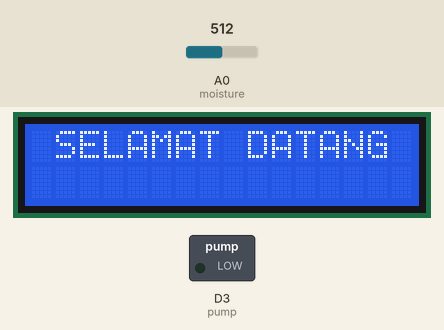
Simulated run of this sketch. Board: ESP8266 (NodeMCU). Parts: 16×2 character LCD, switched loads named in the sketch (green lamp = pin HIGH). Inputs (shaded band) come from the test bench; at power-on: A0 (moisture) = 512. WiFi joins after 1.5 s; servers stay silent unless stated; what the sketch prints to the serial monitor is not drawn.

Above: at 7.7 s.
At 11.8 s:
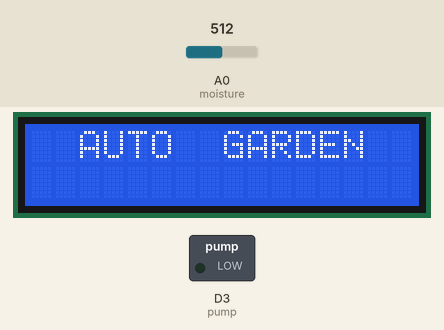
11.9 s: A0 (moisture) set to 716
At 12.7 s:
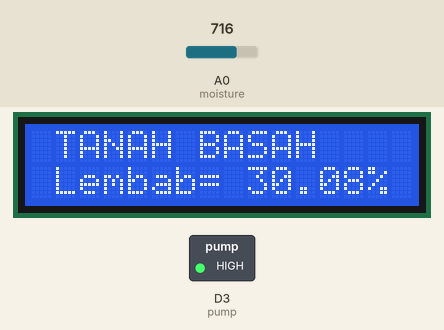
13.4 s: A0 (moisture) set to 521
At 14.7 s:
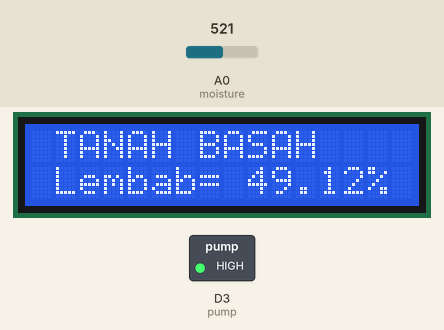
15.7 s: A0 (moisture) set to 505
At 17.9 s:
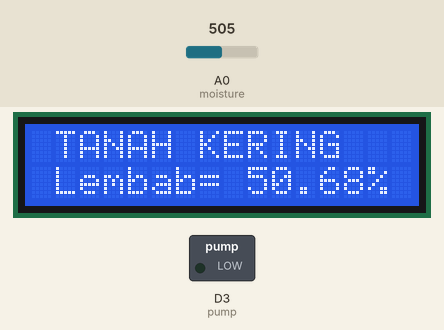
Timing chart, 0 to 19.4 s (numbered marks = the images above; inputs shaded):
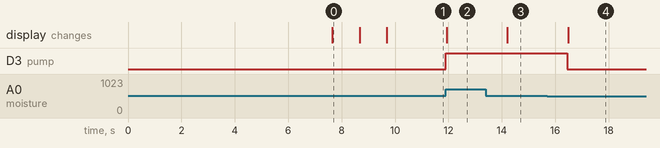

The sketch:

AutoGarden.ino
```cpp
#include <LiquidCrystal_I2C.h>


//--------------------------------------------------------------------------------------------------------------------------------------------------
//                                                       -ESTICY- ROBOTIKA STEMBA present:
//                                                             AUTOMATIC GARDEN v1.1
//--------------------------------------------------------------------------------------------------------------------------------------------------

//#include<LiquidCrystal.h>
//#include <LiquidCrystal_I2C.h>
//LiquidCrystal lcd(2,3,4,5,6,7);
#include <ESP8266WiFi.h>
#include <Wire.h>
//---------------------------------------------------------------------------------------------------------------------------------------------------------------------
int moisture = A0; //  pin analog yang di gunakan sensor kelembapan di pin A0
int pump = D3; //pin yang digunakan pump
const int threshold = 50;

//---------------------------------------------------------------------------------------------------------------------------------------------------------------------
const char* ssid = "Ora Pro Ora  Never Quit";      // Nama AP/Hotspot
const char* password = "thesmartlocksidk";

WiFiServer server(80);


LiquidCrystal_I2C lcd(0x3f, 16, 2); // pin SDA = d2 , SCL = d1


void setup() {
  // put your setup code here, to run once:
  pinMode(pump, OUTPUT);
  digitalWrite(pump, 0);
  delay(5000);

 Serial.begin(9600);
  delay(1000);
//
 Serial.println();
  Serial.println();
  Serial.print("Connecting to ");
  Serial.println(ssid);

// Mengatur WiFi ----------------------------------------------------------
  WiFi.mode(WIFI_STA);                      // Mode Station
  WiFi.begin(ssid, password);               // Mencocokan SSID dan Password

  while (WiFi.status() != WL_CONNECTED  ) {
    delay(500);
    Serial.print(".");
  }

// Print status Connect ---------------------------------------------------
  Serial.println("");
  Serial.println("WiFi connected");
  Serial.println("IP address: ");
  Serial.println(WiFi.localIP());


lcd.begin(16,2);
 lcd.init();                     // initialize the lcd

  // Print a message to the LCD.
  lcd.backlight();


lcd.setCursor(1,0);
lcd.println("SELAMAT DATANG ");
delay(1000);

lcd.clear();
lcd.setCursor(1,0);
lcd.print("   -ESTICY-    ");
lcd.setCursor(1,1);
lcd.println("ROBOTIKA STEMBA");
delay(1000);


lcd.clear();
lcd.setCursor(1,0);
lcd.println(" AUTO  GARDEN  ");
delay(1000);
}

void loop() {
  // put your main code here, to run repeatedly:
  float analogValue = analogRead(moisture);
  float lembab;
  lembab = (100.00 - (analogValue/1024.00) * 100.00 );
  if (lembab>100) lembab = 100;
  else if (lembab<0) lembab = 0;

  // untuk tanah basah dan mematikan relay
  if (lembab > threshold){
    lcd.println("BASAH");
    digitalWrite(pump,0);
    lcd.clear();
    lcd.setCursor(1,0);
    lcd.println("TANAH KERING");
    lcd.setCursor (1,1);
    lcd.print ("Lembab= ");
  if(lembab<0) lembab = 0;
    lcd.print (lembab);
    lcd.print ("%");
    delay(1000);
  }

//untuk tanah kering dan menghidupkan relay
  else if (lembab < threshold){
    lcd.println("KERING");
    digitalWrite(pump,1);
    lcd.clear();
    lcd.setCursor(1,0);
    lcd.println("TANAH BASAH" ) ;
    lcd.setCursor (1,1);
       lcd.print ("Lembab= ");
       lcd.print (lembab);
       lcd.print ("%");
       delay(1000);
       }


  Serial.print(lembab);
  delay(100);
  }
 //firebase-adminsdk-df7cl@auto-garden-nextgen.iam.gserviceaccount.com
/*var admin = require("firebase-admin");
Device Credentials = bHvC&XrvhUp$p9Kp
Device Id = ESTICY_STEMBA_AUTO_GARDEN
var serviceAccount = require("path/to/serviceAccountKey.json");
#define FIREBASE_AUTH "eyPHHVfcxVtw4wEXcjrRfxYPFq4R798YaEMd4hfL"
admin.initializeApp({
  credential: admin.credential.cert(serviceAccount),
  databaseURL: "https://auto-garden-nextgen-default-rtdb.firebaseio.com"
});*/

//".read": "now < 1637859600000",  // 2021-11-26
  //  ".write": "now < 1637859600000",  // 2021-11-26

//  if (analogValue > threshold)
//  {
//    digitalWrite(pump, LOW);//
//    delay(1000);

//  }
//  else if (analogValue < threshold )
//       {
//       digitalWrite(pump, HIGH);
//       delay(1000);
//       //lcd.clear();
//       //lcd.setCursor(1,0);
//       Serial.println("TANAH BASAH" ) ;
//       //lcd.setCursor (1,1);
//       Serial.print ("Lembab= ");
//       Serial.print (lembab);
//       Serial.print ("%");
//       delay(1000);
//       }
// Device Id = ESP8266NODEMCU
//Device Credentials = bHvC&XrvhUp$p9Kp
//Device Name = ESTICY_STEMBA_AUTO_GARDEN
//Device Description = monitoring kelembapan tanah dan menyalakan selenoid
```

Measured:
- the behaviour switches between 512 and 511 on A0 (moisture) (found by bisection; images 3 and 4)
- after the input at 11.9 s, D3 (pump): LOW → HIGH at once; the display: changes at once (image 2)
- after the input at 13.4 s, the display: changes after 0.81 s (image 3)
- after the input at 15.7 s, D3 (pump): HIGH → LOW after 0.75 s; the display: changes after 0.78 s (image 4)
- what the display in image 0 shows lasts 1.1 s, from 7.6 s to 8.7 s
